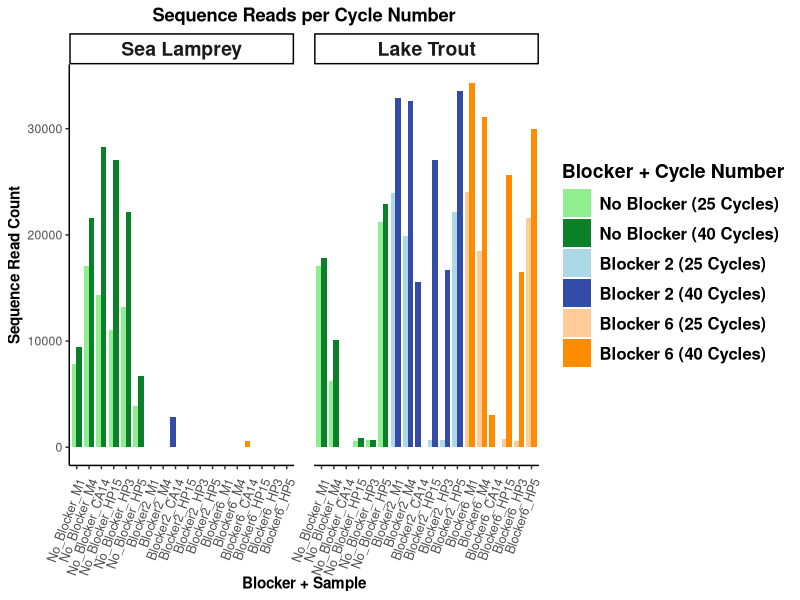

Write R code to recreate this figure.
# Comparison of 25-Cycle Sequences

# libraries
library(tidyverse)
library(readxl)

# data set up

matrix <- read_excel("./12S_SL_BP_Micro.mothur.community.matrix.xls")
# change name of first column to indicate the sample
colnames(matrix)[1] <- "Sample"
matrix1 <- matrix[,1:5]

matrix1$block <- ifelse(grepl("NoBlock", matrix1$Sample), "No", "Yes")
matrix1$cycles <- ifelse(grepl("25", matrix1$Sample), "25", "40")
matrix1 <- matrix1 %>%
  mutate(specific_blocker = case_when(
    grepl("PMBlock_A_C3_H_", Sample) ~ "Blocker1",
    grepl("PMBlock_B_C3_H_", Sample) ~ "Blocker2",
    grepl("PMBlock_A_dT_H_", Sample) ~ "Blocker3",
    grepl("PMBlock_B_dT_H_", Sample) ~ "Blocker4",
    grepl("PMBlock_A_C3", Sample) ~ "Blocker5",
    grepl("PMBlock_B_C3", Sample) ~ "Blocker6",
    grepl("PMBlock_A_dT", Sample) ~ "Blocker7",
    grepl("PMBlock_B_dT", Sample) ~ "Blocker8",
    TRUE ~ "No_Blocker" # default case if none of the above conditions are met
  ))

# elongate for bar charts
matrix_long <- matrix1 %>%
  pivot_longer(cols = c(Salvelinus_namaycush, Catostomus_commersonii, Petromyzontidae_unclassified, Salmonidae_unclassified), 
               names_to = "Species", values_to = "Reads")
# simplify sample and blocker names
matrix_long$Sample <- gsub("\\.12S$", "", matrix_long$Sample)
# matrix_long <- mutate(matrix_long, specific_blocker = str_replace_all(specific_blocker, c("^40_" = "", "^25_" = "")))
# add digestive sample column
matrix_long <- matrix_long %>%
  mutate(Digestive_Sample = case_when(
    grepl("CA14", Sample) ~ "CA14",
    grepl("HP3", Sample) ~ "HP3",
    grepl("HP15", Sample) ~ "HP15",
    grepl("HP5", Sample) ~ "HP5",
    grepl("M1", Sample) ~ "M1",
    grepl("M4", Sample) ~ "M4",
    grepl("M5", Sample) ~ "M5",
    TRUE ~ "NTC" # default case
  ))


# ----------------------------------------------------------
# making a plot to directly compare 25 vs 40 cycle samples
# ----------------------------------------------------------

# filter to just compare 25-cycle samples with respective 40-cycle samples
matrix_long_25comparison <- matrix_long %>%
  filter(specific_blocker %in% c("No_Blocker", "Blocker2", "Blocker6"))

# create new data frame with combination of sample and blocker
matrix_long_25comparison <- matrix_long_25comparison %>%
  mutate(sample_blocker = paste(specific_blocker, Digestive_Sample, sep = "_"))

# NOTE: some of the 25 cycle columns (e.g. Blocker2_CA14 for 25 cycles) because these
# samples were removed during bioinformatic filtering, likely for low read coutnt.

# filter out NTC and M5 and only sea lamprey/lake trout
filtered_matrix_1 <- matrix_long_25comparison %>%
  filter(!str_detect(sample_blocker, "M5")) %>%
  filter(!str_detect(sample_blocker, "NTC")) %>%
  filter(Species %in% c("Petromyzontidae_unclassified", "Salvelinus_namaycush"))

# creating a factor interaction to adjust the colors 
filtered_matrix_2 <- filtered_matrix_1 %>%
  mutate(sample_group = interaction(specific_blocker, cycles, sep = "_"))

# custom color palette where:
#--- light colors = 25 cycles
#--- dark colors = 40 cycles

custom_colors2 <- c("Blocker2_25" = "#add8e6", 
                   "Blocker2_40" = "#324ca8", 
                   "Blocker6_25" = "#ffcc99", 
                   "Blocker6_40" = "#ff8c00", 
                   "No_Blocker_25" = "#90ee90", 
                   "No_Blocker_40" = "#0a8029") 

# reverse the factor levels
filtered_matrix_2 <- filtered_matrix_2 %>%
  mutate(sample_blocker = fct_relevel(sample_blocker, rev(levels(sample_blocker))))

# labels for boxes
labels <- c(
  Petromyzontidae_unclassified = "Sea Lamprey",
  Salvelinus_namaycush = "Lake Trout"
)

# change sample_group levels so that no blocker is first
filtered_matrix_2$sample_group <- factor(filtered_matrix_2$sample_group, 
                                         levels = c("No_Blocker_25", 
                                                    "No_Blocker_40", 
                                                    "Blocker2_25", 
                                                    "Blocker2_40", 
                                                    "Blocker6_25", 
                                                    "Blocker6_40"))
# change sample_blocker levels for order of bars
filtered_matrix_2$sample_blocker <- factor(filtered_matrix_2$sample_blocker,
                                           levels = c("No_Blocker_M1", "No_Blocker_M4","No_Blocker_CA14", 
                                                      "No_Blocker_HP15", "No_Blocker_HP3", "No_Blocker_HP5", 
                                                      "Blocker2_M1", "Blocker2_M4","Blocker2_CA14", 
                                                      "Blocker2_HP15", "Blocker2_HP3", "Blocker2_HP5", 
                                                      "Blocker6_M1", "Blocker6_M4", "Blocker6_CA14",
                                                      "Blocker6_HP15", "Blocker6_HP3", "Blocker6_HP5"))

# plot
ggplot(filtered_matrix_2, aes(x = sample_blocker, y = Reads, fill = sample_group)) +
  geom_bar(stat="identity", position=position_dodge(width = 0.75, preserve = "single")) +
  facet_wrap(~Species, labeller = labeller(Species = labels)) +
  scale_fill_manual(values = custom_colors2,
                    labels = c("No Blocker (25 Cycles)", "No Blocker (40 Cycles)", 
                               "Blocker 2 (25 Cycles)", "Blocker 2 (40 Cycles)", 
                               "Blocker 6 (25 Cycles)", "Blocker 6 (40 Cycles)")) +
  theme_classic() +
  theme(axis.text.x = element_text(angle = 70, vjust = 0.95, hjust=1, size=9),
        text = element_text(family = "Helvetica", face = "bold"),
        strip.text = element_text(size = 14),
        axis.text = element_text(family = "Helvetica", face = "plain"),
        legend.key.size = unit(1.5, "lines"),  
        legend.text = element_text(size = 12), 
        legend.title = element_text(size = 14, face = "bold"),
        panel.spacing = unit(1, "lines"),
        plot.title = element_text(hjust = 0.5)) +
  labs(x = "Blocker + Sample",
       y = "Sequence Read Count",
       title = "Sequence Reads per Cycle Number",
       fill = "Blocker + Cycle Number")


# This only looks at sea lamprey and lake trout -- similar results were shown for the single
# white sucker sample (M5)

# The no blocking primer samples (green) act as a baseline. The goal is to then look
# for differences between 40 and 25 cycle samples in their amplification of both sea
# lamprey and lake trout. Sea lamprey differences were minimal, while lake trout
# amplification was consistently higher in 40 cycle samples. Even detecting lake trout
# in sammples were the 25 cycle sample did not.
















